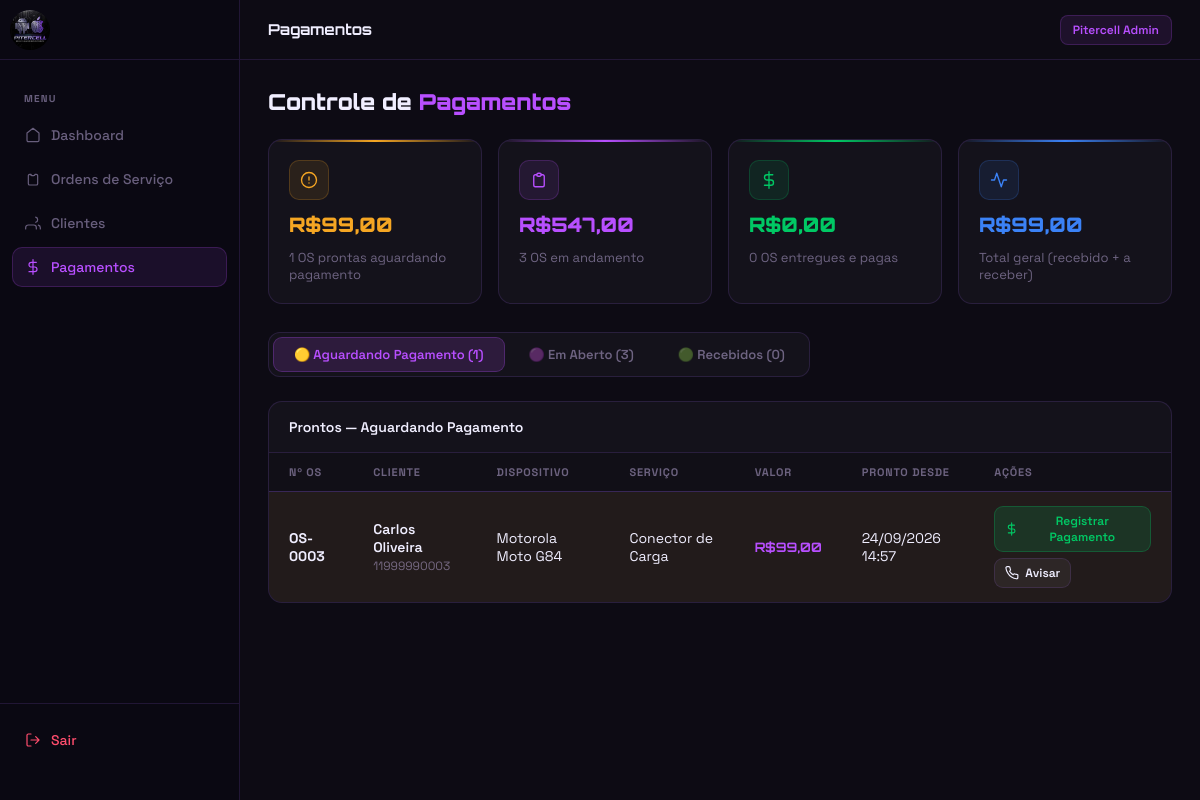
/pages/pagamentos.php (signed in), run on the app's committed database.
### tables this page shows
CREATE TABLE IF NOT EXISTS ordens (
    id               INT AUTO_INCREMENT PRIMARY KEY,
    cliente_id       INT          NOT NULL,
    numero           VARCHAR(20)  NOT NULL UNIQUE,
    dispositivo_id   INT,                           
    modelo           VARCHAR(120),
    sistema          ENUM('android','ios','outro') DEFAULT 'android',
    problema         TEXT         NOT NULL,
    servico          VARCHAR(120),
    valor_orcamento  DECIMAL(10,2),
    valor_final      DECIMAL(10,2),
    status           ENUM('aguardando','em_analise','em_reparo','pronto','entregue','cancelado') DEFAULT 'aguardando',
    observacoes      TEXT,
    origem           ENUM('admin','cliente') DEFAULT 'admin',   
    criado_em        DATETIME DEFAULT CURRENT_TIMESTAMP,
    atualizado_em    DATETIME DEFAULT CURRENT_TIMESTAMP ON UPDATE CURRENT_TIMESTAMP,
    FOREIGN KEY (cliente_id)     REFERENCES clientes(id)           ON DELETE CASCADE,
    FOREIGN KEY (dispositivo_id) REFERENCES dispositivos_tipos(id) ON DELETE SET NULL
);

CREATE TABLE IF NOT EXISTS clientes (
    id        INT AUTO_INCREMENT PRIMARY KEY,
    nome      VARCHAR(120) NOT NULL,
    telefone  VARCHAR(20)  NOT NULL,
    email     VARCHAR(120),
    cpf       VARCHAR(14),
    criado_em DATETIME DEFAULT CURRENT_TIMESTAMP
);

CREATE TABLE IF NOT EXISTS dispositivos_tipos (
    id   INT AUTO_INCREMENT PRIMARY KEY,
    nome VARCHAR(60) NOT NULL UNIQUE
);

### pages/pagamentos.php (the view, shortened to what this page needs)
<?php
require_once '../includes/layout.php';
$db = getDB();
$tab = $_GET['tab'] ?? 'pendentes';
$stats = $db->query("
    SELECT
        COUNT(CASE WHEN status='pronto' THEN 1 END)    AS qtd_pendentes,
        COALESCE(SUM(CASE WHEN status='pronto'
            THEN COALESCE(valor_orcamento,0) END),0)   AS total_pendente,
        COUNT(CASE WHEN status='entregue' THEN 1 END)  AS qtd_recebidos,
        COALESCE(SUM(CASE WHEN status='entregue'
            THEN COALESCE(valor_final,valor_orcamento,0) END),0) AS total_recebido,
        COALESCE(SUM(CASE WHEN status NOT IN ('entregue','cancelado')
            THEN COALESCE(valor_orcamento,0) END),0)   AS total_em_aberto
    FROM ordens
")->fetch();
function nomeDispositivo(array $o): string {
    $tipo  = $o['dt_nome']      ?? $o['dispositivo'] ?? '';
    $modelo = $o['modelo']      ?? '';
    return trim(htmlspecialchars($tipo . ' ' . $modelo));
}
$SELECT_DISPOSITIVO = "
    LEFT JOIN dispositivos_tipos dt ON dt.id = o.dispositivo_id
";
$pendentes = $db->query("
    SELECT o.*, c.nome AS cliente_nome, c.telefone,
           dt.nome AS dt_nome
    FROM ordens o
    JOIN clientes c ON c.id = o.cliente_id
    $SELECT_DISPOSITIVO
    WHERE o.status = 'pronto'
    ORDER BY o.atualizado_em ASC
")->fetchAll();
$emAberto = $db->query("
    SELECT o.*, c.nome AS cliente_nome, c.telefone,
           dt.nome AS dt_nome
    FROM ordens o
    JOIN clientes c ON c.id = o.cliente_id
    $SELECT_DISPOSITIVO
    WHERE o.status NOT IN ('entregue','cancelado')
    ORDER BY o.criado_em DESC
")->fetchAll();
?>
<!DOCTYPE html>
<html lang="pt-BR">
<head>
  <link rel="stylesheet" href="../css/admin.css">
</head>
<body>
<div class="main">
  <div class="topbar">
    <span class="topbar-title">Pagamentos</span>
    <div class="topbar-right"><span class="topbar-badge">Pitercell Admin</span>
    </div>
  </div>
  <div class="page">
    <div class="page-header">
      <h1>Controle de <em>Pagamentos</em></h1>
    </div>
    <div class="cards-grid" style="margin-bottom:28px">
      <div class="stat-card" style="--card-color:#f5a623">
        <div class="stat-card-top">
          <div class="stat-card-icon" style="background:rgba(245,166,35,0.1);border-color:rgba(245,166,35,0.2)">
            <svg viewBox="0 0 24 24" stroke-width="1.8" stroke-linecap="round" stroke-linejoin="round"><circle cx="12" cy="12" r="10"/><line x1="12" y1="8" x2="12" y2="12"/><line x1="12" y1="16" x2="12.01" y2="16"/></svg>
          </div>
        </div>
        <div class="stat-card-num" style="font-size:20px">R$<?= number_format($stats['total_pendente'],2,',','.') ?></div>
        <div class="stat-card-label"><?= $stats['qtd_pendentes'] ?> OS prontas aguardando pagamento</div>
      </div>
      <div class="stat-card" style="--card-color:#b84fff">
        <div class="stat-card-top">
          <div class="stat-card-icon">
            <svg viewBox="0 0 24 24" stroke-width="1.8" stroke-linecap="round" stroke-linejoin="round"><path d="M9 5H7a2 2 0 0 0-2 2v12a2 2 0 0 0 2 2h10a2 2 0 0 0 2-2V7a2 2 0 0 0-2-2h-2"/><rect x="9" y="3" width="6" height="4" rx="2"/></svg>
          </div>
        </div>
        <div class="stat-card-num" style="font-size:20px">R$<?= number_format($stats['total_em_aberto'],2,',','.') ?></div>
        <div class="stat-card-label"><?= count($emAberto) ?> OS em andamento</div>
      </div>
      <div class="stat-card" style="--card-color:#00c864">
        <div class="stat-card-top">
          <div class="stat-card-icon" style="background:rgba(0,200,100,0.1);border-color:rgba(0,200,100,0.2)">
            <svg viewBox="0 0 24 24" stroke-width="1.8" stroke-linecap="round" stroke-linejoin="round"><line x1="12" y1="1" x2="12" y2="23"/><path d="M17 5H9.5a3.5 3.5 0 0 0 0 7h5a3.5 3.5 0 0 1 0 7H6"/></svg>
          </div>
        </div>
        <div class="stat-card-num" style="font-size:20px">R$<?= number_format($stats['total_recebido'],2,',','.') ?></div>
        <div class="stat-card-label"><?= $stats['qtd_recebidos'] ?> OS entregues e pagas</div>
      </div>
      <div class="stat-card" style="--card-color:#3b82f6">
        <div class="stat-card-top">
          <div class="stat-card-icon" style="background:rgba(59,130,246,0.1);border-color:rgba(59,130,246,0.2)">
            <svg viewBox="0 0 24 24" stroke-width="1.8" stroke-linecap="round" stroke-linejoin="round"><polyline points="22 12 18 12 15 21 9 3 6 12 2 12"/></svg>
          </div>
        </div>
        <div class="stat-card-num" style="font-size:20px">R$<?= number_format($stats['total_recebido'] + $stats['total_pendente'],2,',','.') ?></div>
        <div class="stat-card-label">Total geral (recebido + a receber)</div>
      </div>
    </div>
    <div class="tabs">
      <button class="tab-btn <?= $tab==='pendentes'?'active':'' ?>" onclick="setTab('pendentes',event)">
        🟡 Aguardando Pagamento (<?= count($pendentes) ?>)
      </button>
      <button class="tab-btn <?= $tab==='aberto'?'active':'' ?>" onclick="setTab('aberto',event)">
        🟣 Em Aberto (<?= count($emAberto) ?>)
      </button>
      <button class="tab-btn <?= $tab==='recebidos'?'active':'' ?>" onclick="setTab('recebidos',event)">
        🟢 Recebidos (<?= $stats['qtd_recebidos'] ?>)
      </button>
    </div>
    <div class="tab-content <?= $tab==='pendentes'?'active':'' ?>" id="tab-pendentes">
      <div class="table-wrap">
        <div class="table-head">
          <h3>Prontos — Aguardando Pagamento</h3>
        </div>
        <table>
          <thead><tr><th>Nº OS</th><th>Cliente</th><th>Dispositivo</th><th>Serviço</th><th>Valor</th><th>Pronto desde</th><th>Ações</th></tr></thead>
          <tbody>
          <?php if (empty($pendentes)): ?>
            <tr><td colspan="7"><div class="empty-state">
              <svg viewBox="0 0 24 24"><path d="M22 11.08V12a10 10 0 1 1-5.93-9.14"/><polyline points="22 4 12 14.01 9 11.01"/></svg>
              <p>Nenhuma OS aguardando pagamento 🎉</p>
            </div></td></tr>
          <?php else: ?>
            <?php foreach ($pendentes as $o): ?>
            <tr class="alert-row">
              <td><strong><?= htmlspecialchars($o['numero']) ?></strong></td>
              <td>
                <div class="td-name"><?= htmlspecialchars($o['cliente_nome']) ?></div>
                <div class="td-sub"><?= htmlspecialchars($o['telefone']) ?></div>
              </td>
              <td><?= nomeDispositivo($o) ?></td>
              <td><?= htmlspecialchars($o['servico'] ?? '—') ?></td>
              <td><span class="valor-destaque">R$<?= number_format($o['valor_orcamento'] ?? 0, 2, ',', '.') ?></span></td>
              <td><?= date('d/m/Y H:i', strtotime($o['atualizado_em'])) ?></td>
              <td style="display:flex;gap:6px;flex-wrap:wrap">
                <button class="btn btn-green btn-sm"
                  onclick="abrirPagamento(<?= $o['id'] ?>, '<?= htmlspecialchars($o['numero'], ENT_QUOTES) ?>', '<?= htmlspecialchars($o['cliente_nome'], ENT_QUOTES) ?>', <?= $o['valor_orcamento'] ?? 0 ?>)">
                  <svg viewBox="0 0 24 24" stroke-width="2" stroke-linecap="round"><line x1="12" y1="1" x2="12" y2="23"/><path d="M17 5H9.5a3.5 3.5 0 0 0 0 7h5a3.5 3.5 0 0 1 0 7H6"/></svg>
                  Registrar Pagamento
                </button>
                <?php
                  $disp  = trim(($o['dt_nome'] ?? $o['dispositivo'] ?? '') . ' ' . ($o['modelo'] ?? ''));
                  $waMSG = urlencode("Olá {$o['cliente_nome']}! 👋\n\nSeu celular *{$disp}* está pronto para retirada! ✅\n\n💰 Valor: R$".number_format($o['valor_orcamento']??0,2,',','.').".\n\nAguardamos você na loja!\n\n_Pitercell — Seu celular novo de novo_ 🔧");
                ?>
                <a href="https://wa.me/<?= $o['telefone'] ?>?text=<?= $waMSG ?>" target="_blank" class="btn btn-ghost btn-sm">
                  Avisar
                </a>
              </td>
            </tr>
            <?php endforeach; ?>
          <?php endif; ?>
          </tbody>
        </table>
      </div>
    </div>
  </div>
</div>
</body>
</html>

### css/admin.css (style rules this page uses)
*, *::before, *::after { box-sizing: border-box; margin: 0; padding: 0; }
:root { --bg: #0d0b14; --bg2: #110e1c; --sidebar: #0a0812; --border: rgba(160,100,255,0.15); --accent: #b84fff; --accent2: #7c3aed; --text: #f0eeff; --muted: rgba(220,200,255,0.45); --card: rgba(255,255,255,0.03); --green: #00c864; --yellow: #f5a623; --red: #ff4d6d; --blue: #3b82f6; }
body { background: var(--bg); font-family: 'Space Grotesk', sans-serif; color: var(--text); justify-content: center; min-height: 100vh; display: flex; }
.main { margin-left: 240px; flex: 1; display: flex; flex-direction: column; min-height: 100vh; transition: margin-left 0.3s cubic-bezier(0.4, 0, 0.2, 1); }
.topbar { height: 60px; background: var(--bg); border-bottom: 1px solid var(--border); display: flex; align-items: center; justify-content: space-between; padding: 0 28px; position: sticky; top: 0; z-index: 40; }
.topbar-title { font-family: 'Orbitron', sans-serif; font-size: 15px; font-weight: 700; }
.topbar-right { display: flex; align-items: center; gap: 12px; }
.topbar-badge { background: rgba(184,79,255,0.1); border: 1px solid rgba(184,79,255,0.2); border-radius: 8px; padding: 6px 12px; font-size: 12px; font-weight: 600; color: var(--accent); }
.page { padding: 28px; }
.page-header { display: flex; align-items: center; justify-content: space-between; margin-bottom: 24px; }
.page-header h1 { font-family: 'Orbitron', sans-serif; font-size: 22px; font-weight: 900; }
.page-header h1 em { font-style: normal; color: var(--accent); }
.cards-grid { display: grid; grid-template-columns: repeat(4, 1fr); gap: 16px; margin-bottom: 28px; }
.stat-card { background: var(--card); border: 1px solid var(--border); border-radius: 14px; padding: 20px; display: flex; flex-direction: column; gap: 12px; position: relative; overflow: hidden; }
.stat-card::before { content: ''; position: absolute; top: 0; left: 0; right: 0; height: 2px; background: linear-gradient(90deg, transparent, var(--card-color, var(--accent)), transparent); }
.stat-card-top { display: flex; align-items: center; justify-content: space-between; }
.stat-card-icon { width: 40px; height: 40px; border-radius: 10px; background: rgba(184,79,255,0.1); border: 1px solid rgba(184,79,255,0.2); display: flex; align-items: center; justify-content: center; }
.stat-card-icon svg { width: 18px; height: 18px; stroke: var(--card-color, var(--accent)); fill: none; }
.stat-card-num { font-family: 'Orbitron', sans-serif; font-size: 28px; font-weight: 900; color: var(--card-color, var(--accent)); }
.stat-card-label { font-size: 13px; color: var(--muted); }
.table-wrap { background: var(--card); border: 1px solid var(--border); border-radius: 14px; overflow: hidden; }
.table-head { display: flex; align-items: center; justify-content: space-between; padding: 16px 20px; border-bottom: 1px solid var(--border); }
.table-head h3 { font-size: 14px; font-weight: 600; }
table { width: 100%; border-collapse: collapse; }
th { text-align: left; padding: 12px 20px; font-size: 11px; font-weight: 700; color: var(--muted); text-transform: uppercase; letter-spacing: 0.8px; border-bottom: 1px solid var(--border); background: rgba(0,0,0,0.15); }
td { padding: 14px 20px; font-size: 14px; border-bottom: 1px solid rgba(255,255,255,0.04); vertical-align: middle; }
tr:last-child td { border-bottom: none; }
.td-name { font-weight: 600; }
.td-sub { font-size: 12px; color: var(--muted); margin-top: 2px; }
.btn { display: inline-flex; align-items: center; gap: 6px; padding: 9px 16px; border-radius: 9px; font-size: 13px; font-weight: 600; cursor: pointer; border: none; font-family: inherit; transition: all 0.2s; text-decoration: none; }
.btn svg { width: 14px; height: 14px; stroke: currentColor; fill: none; }
.btn-ghost { background: rgba(255,255,255,0.05); color: var(--text); border: 1px solid var(--border); }
.btn-sm { padding: 6px 10px; font-size: 12px; }
.btn-green { background: rgba(0,200,100,0.15); color: var(--green); border: 1px solid rgba(0,200,100,0.25); }

### data on the page
ordens: numero "OS-0003", cliente.nome "Carlos Oliveira", cliente.telefone "11999990003", nomeDispositivo($o) "Motorola Moto G84", servico "Conector de Carga", valor_orcamento "99,00", atualizado_em "24/09/2026 14:57"

### other printed values
$label "Dashboard"
$label "Ordens de Serviço"
$label "Clientes"
$label "Pagamentos"
$stats['total_pendente'] "99,00"
$stats['qtd_pendentes'] "1"
$stats['total_em_aberto'] "547,00"
count($emAberto) "3"
$stats['total_recebido'] "0,00"
$stats['qtd_recebidos'] "0"
$stats['total_recebido'] + $stats['total_pendente'] "99,00"
count($pendentes) "1"
